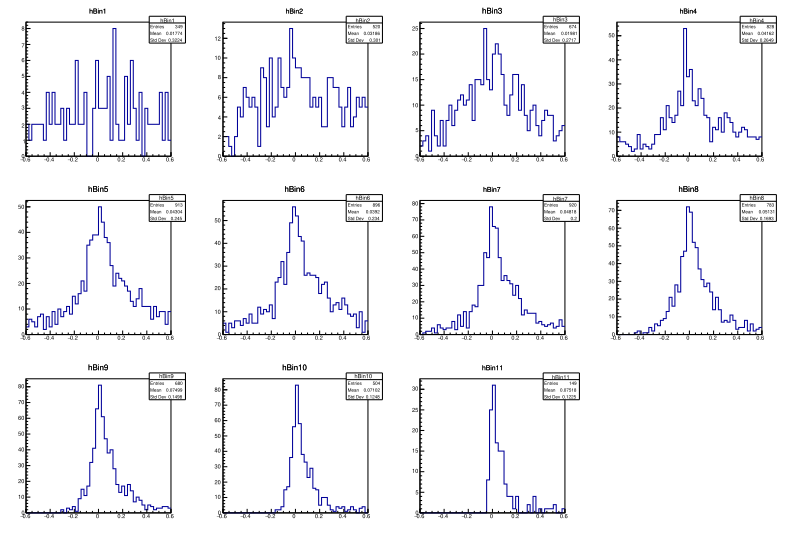

Write the Python code that produced this figure.
#!/usr/bin/env python

from ROOT import TFile, TTree, TH1F, TCanvas, TF1

## import ntuples
MCSignalFile = TFile('../src/DsMass_WithSWeighted_Dsst_sigmu_NoCL_CB.root')
tree = MCSignalFile.Get("DecayTree")
nentries = tree.GetEntries()
print "Total number of entries = %s" %(nentries)
wei = True


bins = 50
lmin = -0.6
lmax = 0.6
hBin1 = TH1F("hBin1","hBin1",bins,lmin,lmax)
hBin2 = TH1F("hBin2","hBin2",bins,lmin,lmax)
hBin3 = TH1F("hBin3","hBin3",bins,lmin,lmax)
hBin4 = TH1F("hBin4","hBin4",bins,lmin,lmax)
hBin5 = TH1F("hBin5","hBin5",bins,lmin,lmax)
hBin6 = TH1F("hBin6","hBin6",bins,lmin,lmax)
hBin7 = TH1F("hBin7","hBin7",bins,lmin,lmax)
hBin8 = TH1F("hBin8","hBin8",bins,lmin,lmax)
hBin9 = TH1F("hBin9","hBin9",bins,lmin,lmax)
hBin10 = TH1F("hBin10","hBin10",bins,lmin,lmax)
hBin11 = TH1F("hBin11","hBin11",bins,lmin,lmax)
hTot = TH1F("hTot","hTot",100,-5000000,12000000)

for i in range(nentries):
  tree.GetEntry(i)
  q2Reg = tree.q2Reg
  q2True = tree.q2True
  det = tree.sq
  #resFalg = tree.resFlag
  Bs_0_Hlt2XcMuXForTauB2XcMuDecision_TOS = tree.Bs_0_Hlt2XcMuXForTauB2XcMuDecision_TOS
  Bs_0_MCORR = tree.Bs_0_MCORR
  mu_PIDmu = tree.mu_PIDmu
  Ds_MM = tree.Ds_MM
  mu_iso_MinBDT_Long = tree.mu_iso_MinBDT_Long
  mu_MC_MOTHER_ID = tree.muMomID
  Ds_MC_MOTHER_ID = tree.DsMomID
  Ds_GMID = tree.DsGMID
  gID = tree.gID
  diff = (q2True-q2Reg)/q2True
  #if (Bs_0_Hlt2XcMuXForTauB2XcMuDecision_TOS==1 and Bs_0_MCORR<8000 and Bs_0_MCORR>3000 and mu_PIDmu>0.0 and Ds_MM>1940 and Ds_MM<2000 and mu_iso_MinBDT_Long>-0.5):
  #if (abs(mu_MC_MOTHER_ID) == 531 and abs(Ds_MC_MOTHER_ID) == 433):
  if (det>0 and abs(mu_MC_MOTHER_ID)==531 and abs(Ds_MC_MOTHER_ID)==433 and abs(Ds_GMID)==531 and abs(gID)==22 ):
        hTot.Fill(q2True)
        #if wei:
        #  sigw = tree.sigw 
        #  name = 'weighted'
        #else:
        #sigw = 1
        name = 'unweighted'
        if (0.0 < q2True/1000000 < 1.0):
          hBin1.Fill(diff)
        elif (1.0 < q2True/1000000 < 2.0):
          hBin2.Fill(diff)
        elif (2.0 < q2True/1000000 < 3.0):
          hBin3.Fill(diff)
        elif (3.0 < q2True/1000000 < 4.0):
          hBin4.Fill(diff)
        elif (4.0 < q2True/1000000 < 5.0):
          hBin5.Fill(diff)
        elif (5.0 < q2True/1000000 < 6.0):
          hBin6.Fill(diff)
        elif (6.0 < q2True/1000000 < 7.0):
          hBin7.Fill(diff)
        elif (7.0 < q2True/1000000 < 8.0):
          hBin8.Fill(diff)
        elif (8.0 < q2True/1000000 < 9.0):
          hBin9.Fill(diff)
        elif (9.0 < q2True/1000000 < 10.0):
          hBin10.Fill(diff)
        elif (10.0 < q2True/1000000 < 11.0):
          hBin11.Fill(diff)

c1 = TCanvas()
c1.Divide(4,3)
c1.cd(1)
hBin1.Draw()
c1.cd(2)
hBin2.Draw()
c1.cd(3)
hBin3.Draw()
c1.cd(4)
hBin4.Draw()
c1.cd(5)
hBin5.Draw()
c1.cd(6)
hBin6.Draw()
c1.cd(7)
hBin7.Draw()
c1.cd(8)
hBin8.Draw()
c1.cd(9)
hBin9.Draw()
c1.cd(10)
hBin10.Draw()
c1.cd(11)
hBin11.Draw()
c1.SaveAs("resolution.pdf")

c = TCanvas()
hTot.Draw()
c.SaveAs("q2true.pdf")
